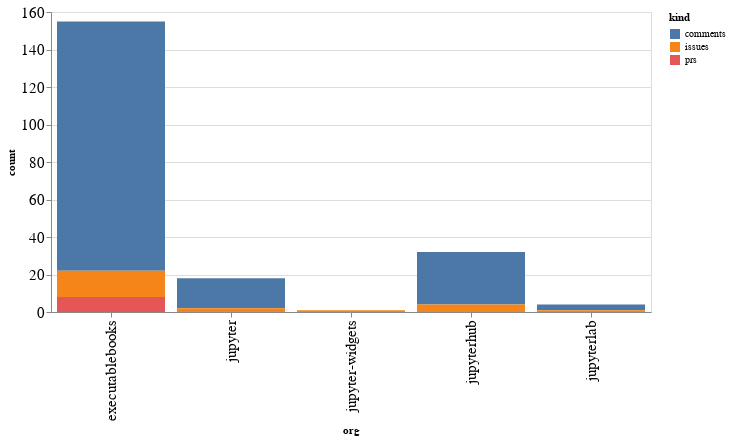

Notebook cell for this chart:
### Code cell
alt.Chart(org_summaries, width=600).mark_bar().encode(
    x='org',
    y='count',
    color='kind',
    tooltip="org"
)

### Figure 1 — Vega-Lite specification as saved in the notebook (floating-point values rounded to 4 significant figures)
{"config": {"axisLeft": {"labelFontSize": 15}, "axisBottom": {"labelFontSize": 15}}, "data": {"name": "data-97a8b4cfb843d17b6bfd64aa82c06dd1"}, "mark": "bar", "encoding": {"color": {"type": "nominal", "field": "kind"}, "tooltip": {"type": "nominal", "field": "org"}, "x": {"type": "nominal", "field": "org"}, "y": {"type": "quantitative", "field": "count"}}, "width": 600, "$schema": "https://vega.github.io/schema/vega-lite/v4.8.1.json", "datasets": {"data-97a8b4cfb843d17b6bfd64aa82c06dd1": [{"org": "executablebooks", "kind": "comments", "count": 133}, {"org": "executablebooks", "kind": "issues", "count": 14}, {"org": "executablebooks", "kind": "prs", "count": 8}, {"org": "jupyter", "kind": "comments", "count": 16}, {"org": "jupyter", "kind": "issues", "count": 2}, {"org": "jupyter-widgets", "kind": "issues", "count": 1}, {"org": "jupyterhub", "kind": "comments", "count": 28}, {"org": "jupyterhub", "kind": "issues", "count": 4}, {"org": "jupyterlab", "kind": "comments", "count": 3}, {"org": "jupyterlab", "kind": "issues", "count": 1}]}}
